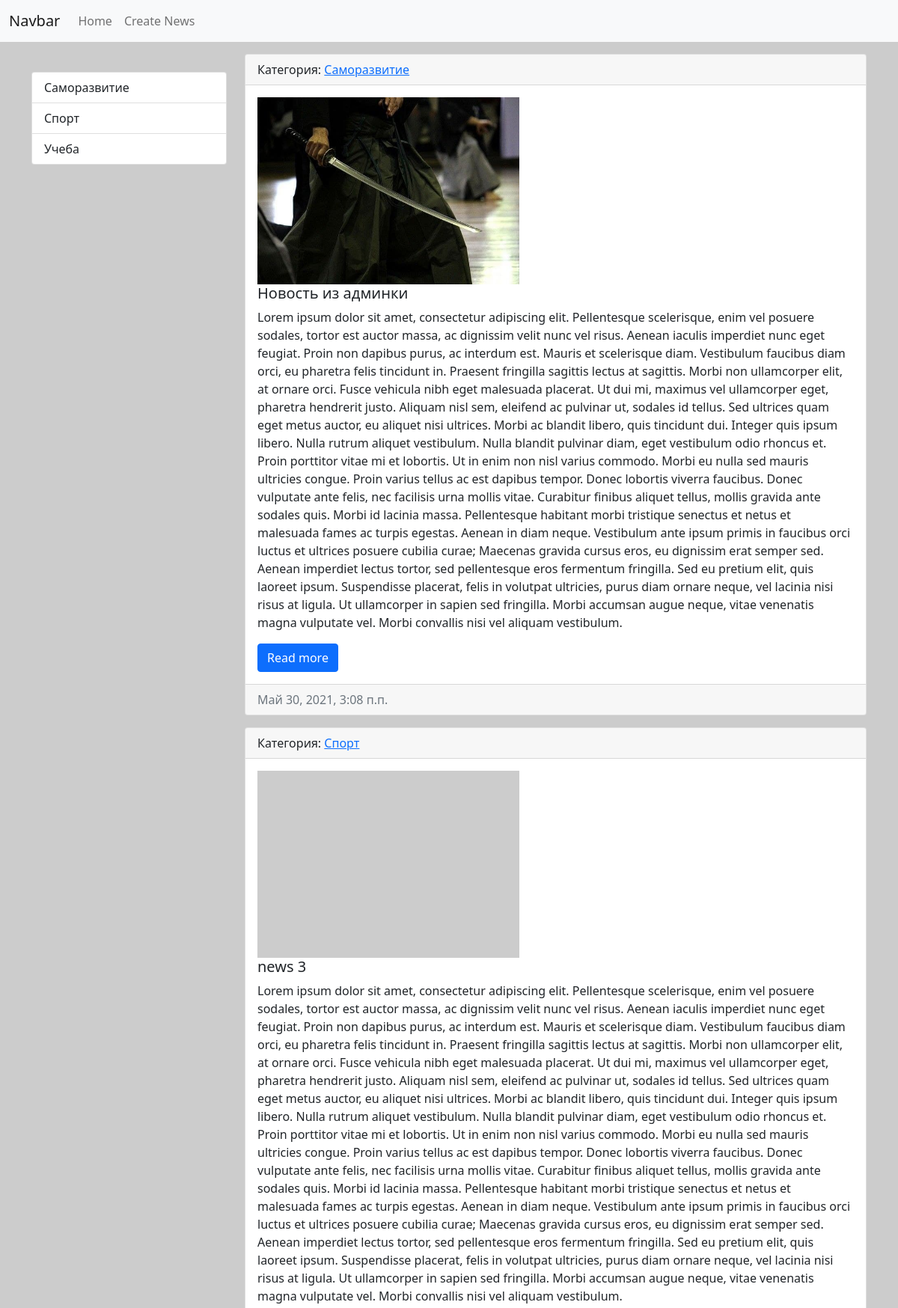
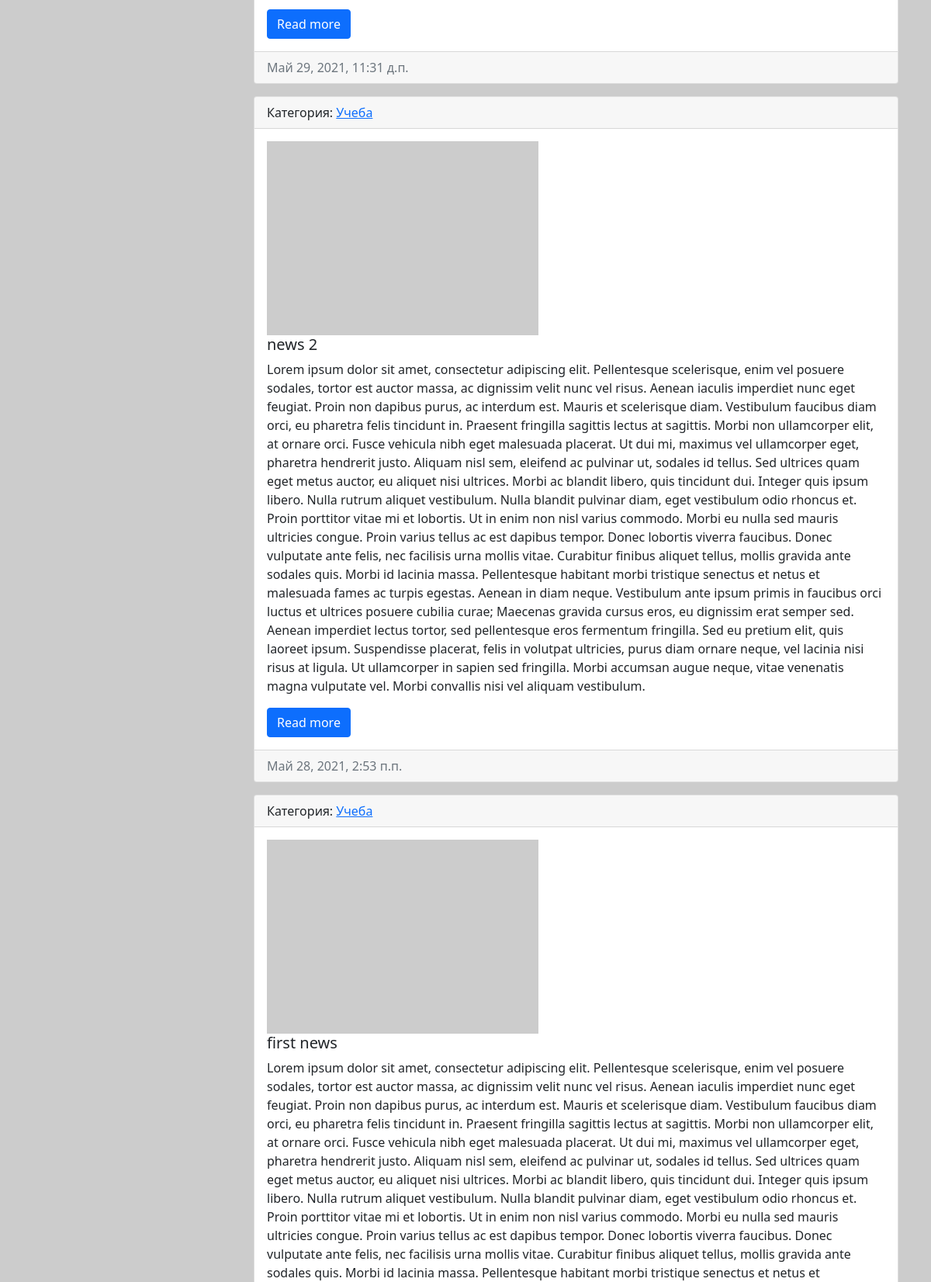
The page / (upper part) on the database its author committed (2 pictures, top to bottom).
### news/models.py (models this page shows, shortened)
class Category(models.Model):
    title = models.CharField('Название', max_length=100, db_index=True)
    def get_absolute_url(self):
        return reverse('category', kwargs={"category_id": self.pk})
    def __str__(self):
        return self.title
    class Meta:
        verbose_name = 'Категорию'
        verbose_name_plural = 'Категории'
        ordering = ['title']

class News(models.Model):
    title = models.CharField('Название', max_length=150)
    content = models.TextField('Контент', blank=True)
    created_ad = models.DateTimeField('Дата регистрации', auto_now_add=True)
    updated_ad = models.DateTimeField('Дата обновления', auto_now=True)
    photo = models.ImageField('Фото', upload_to='photos/%Y/%m/%d/', blank=True)
    is_published = models.BooleanField('Опубликовано', default=True)
    category = models.ForeignKey('Category', on_delete=models.PROTECT, null=True, verbose_name='Категория')
    def get_absolute_url(self):
        return reverse('view_news', kwargs={"news_id": self.pk})
    class Meta:
        verbose_name = 'Новость'
        verbose_name_plural = 'Новости'
        ordering = ['-created_ad']

### news/views.py (the view)
# urls.py: path('', index, name='home'),
def index(request):
    news = News.objects.all()
    context = {
        'news': news,
        'title': 'Список новостей',
    }
    return render(request, 'news/index.html', context)

### news/templatetags/news_tags.py (called while the page is built)
@register.simple_tag()
def get_categories():
    return Category.objects.all()

@register.inclusion_tag('news/list_categories.html')
def show_categories():
    categories = Category.objects.all()
    return {"categories": categories}

### news/templates/news/index.html (shortened to what this page needs)
{% extends 'base.html' %}
{% block sidebar %}
{% include 'inc/_sidebar.html' %}
{% endblock %}
{% block content %}
{% for i in news %}
<div class="card mb-3">
    <div class="card-header">
        Категория: <a href="{{ i.category.get_absolute_url }}">{{ i.category }}</a>
    </div>
    <div class="card-body">
        <div class="media">
            {% if i.photo %}
            <img src="{{ i.photo.url }}" alt="" width="350px" height="250" class="mr-3">
            {% else %}
            <img src="https://picsum.photos/200" alt="" width="350px" height="250" class="mr-3">
            {% endif %}
            <div class="media-body">
                <h5 class="card-title">{{ i.title }}</h5>
                <p class="card-text">{{ i.content }}</p>
                <a href="{{ i.get_absolute_url }}" class="btn btn-primary">Read more</a>
            </div>
        </div>
    </div>
    <div class="card-footer text-muted">
        {{ i.created_ad }}
    </div>
</div>
{% endfor %}
{% endblock %}

### news/templates/news/list_categories.html
<div class="list-group">
    {% for i in categories %}
    <a href="{{ i.get_absolute_url }}" class="list-group-item list-group-item-action">{{ i.title }}</a>
    {% endfor %}
</div>

### rows shown on the page
Category: title "Саморазвитие"
Category: title "Спорт"
Category: title "Учеба"
News: category "Саморазвитие", photo (picture), title "Новость из админки", content "Lorem ipsum dolor sit amet, consectetur adipiscing elit. Pellentesque scelerisque, enim vel posuere sodales, tortor est auctor massa, ac dignissim velit nunc vel risus. Aenean iaculis imperdiet nunc eget feugiat. Proin non dapibus purus, ac interdum est. Mauris et scelerisque diam. Vestibulum faucibus diam orci, eu pharetra felis tincidunt in. Praesent fringilla sagittis lectus at sagittis. Morbi non ullamcorper elit, at ornare orci. Fusce vehicula nibh eget malesuada placerat. Ut dui mi, maximus vel ullamcorper eget, pharetra hendrerit justo. Aliquam nisl sem, eleifend ac pulvinar ut, sodales id tellus. Sed ultrices quam eget metus auctor, eu aliquet nisi ultrices. Morbi ac blandit libero,…", created_ad "Май 30, 2021, 3:08 п.п."
News: category "Спорт", title "news 3", content "Lorem ipsum dolor sit amet, consectetur adipiscing elit. Pellentesque scelerisque, enim vel posuere sodales, tortor est auctor massa, ac dignissim velit nunc vel risus. Aenean iaculis imperdiet nunc eget feugiat. Proin non dapibus purus, ac interdum est. Mauris et scelerisque diam. Vestibulum faucibus diam orci, eu pharetra felis tincidunt in. Praesent fringilla sagittis lectus at sagittis. Morbi non ullamcorper elit, at ornare orci. Fusce vehicula nibh eget malesuada placerat. Ut dui mi, maximus vel ullamcorper eget, pharetra hendrerit justo. Aliquam nisl sem, eleifend ac pulvinar ut, sodales id tellus. Sed ultrices quam eget metus auctor, eu aliquet nisi ultrices. Morbi ac blandit libero,…", created_ad "Май 29, 2021, 11:31 д.п."
News: category "Учеба", title "news 2", content "Lorem ipsum dolor sit amet, consectetur adipiscing elit. Pellentesque scelerisque, enim vel posuere sodales, tortor est auctor massa, ac dignissim velit nunc vel risus. Aenean iaculis imperdiet nunc eget feugiat. Proin non dapibus purus, ac interdum est. Mauris et scelerisque diam. Vestibulum faucibus diam orci, eu pharetra felis tincidunt in. Praesent fringilla sagittis lectus at sagittis. Morbi non ullamcorper elit, at ornare orci. Fusce vehicula nibh eget malesuada placerat. Ut dui mi, maximus vel ullamcorper eget, pharetra hendrerit justo. Aliquam nisl sem, eleifend ac pulvinar ut, sodales id tellus. Sed ultrices quam eget metus auctor, eu aliquet nisi ultrices. Morbi ac blandit libero,…", created_ad "Май 28, 2021, 2:53 п.п."
News: category "Учеба", title "first news"
